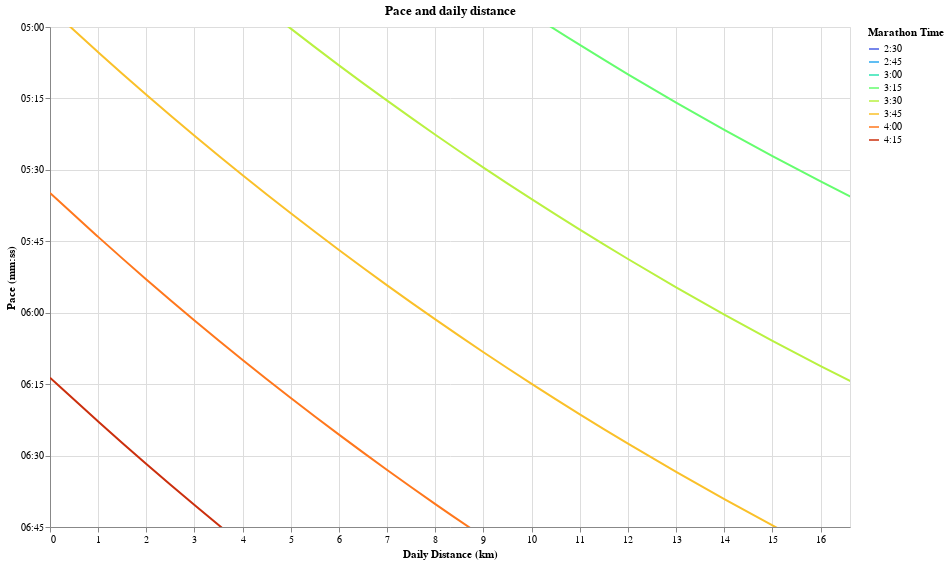

Notebook code cell kept with this figure:
### Code cell
marathon_times = (
    alt.Chart(times_df)
    .mark_line(interpolate="basis")
    .encode(
        x=alt.X(
            "km_day:Q",
            title="Daily Distance (km)",
            scale=alt.Scale(
                domain=[0, daily_df.loc[start_date:last_date].distance_km.max()]
            ),
        ),
        y=alt.Y(
            "pace:Q",
            title="Pace (mm:ss)",
            scale=alt.Scale(
                reverse=True,
                zero=False,
                domain=(300, 405),
            ),
            axis=alt.Axis(
                values=pace_ticks_values,
                labelExpr="datum.value > 0 ? timeFormat(datum.value * 1000, '%M:%S') : ''",
            ),
        ),
        color=alt.Color(
            "marathon_time:N",
            title="Marathon Time",
            scale=alt.Scale(scheme="turbo"),
            legend=alt.Legend(
                labelExpr="floor(datum.value) + ':' + (floor((datum.value % 1) * 60) < 10 ? '0' : '') + floor((datum.value % 1) * 60)"
            ),
        ),
        tooltip=[
            alt.Tooltip("km_day:Q", title="Distance (km)"),
            alt.Tooltip("formatted_pace:N", title="Pace (mm:ss)"),
            alt.Tooltip("marathon_time:Q", title="Marathon time (hours)"),
        ],
    )
    .properties(width=800, height=500, title="Pace and daily distance")
    .interactive()
)

marathon_times.show()

### Figure 1 — Vega-Lite specification as saved in the notebook (floating-point values rounded to 4 significant figures; data arrays with more than 128 entries replaced by an {"elided": "..."} marker saying what was removed)
{"config": {"view": {"continuousWidth": 300, "continuousHeight": 300}}, "data": {"name": "data-12b766e5ae5d6d30aa3f53cb02070fd0"}, "mark": {"type": "line", "interpolate": "basis"}, "encoding": {"color": {"field": "marathon_time", "legend": {"labelExpr": "floor(datum.value) + ':' + (floor((datum.value % 1) * 60) < 10 ? '0' : '') + floor((datum.value % 1) * 60)"}, "scale": {"scheme": "turbo"}, "title": "Marathon Time", "type": "nominal"}, "tooltip": [{"field": "km_day", "title": "Distance (km)", "type": "quantitative"}, {"field": "formatted_pace", "title": "Pace (mm:ss)", "type": "nominal"}, {"field": "marathon_time", "title": "Marathon time (hours)", "type": "quantitative"}], "x": {"field": "km_day", "scale": {"domain": [0, 16.61]}, "title": "Daily Distance (km)", "type": "quantitative"}, "y": {"axis": {"labelExpr": "datum.value > 0 ? timeFormat(datum.value * 1000, '%M:%S') : ''", "values": [240, 255, 270, 285, 300, 315, 330, 345, 360, 375, 390, 405, 420, 435, 450, 465]}, "field": "pace", "scale": {"domain": [300, 405], "reverse": true, "zero": false}, "title": "Pace (mm:ss)", "type": "quantitative"}}, "height": 500, "params": [{"name": "param_7", "select": {"type": "interval", "encodings": ["x", "y"]}, "bind": "scales"}], "title": "Pace and daily distance", "width": 800, "$schema": "https://vega.github.io/schema/vega-lite/v5.17.0.json", "datasets": {"data-12b766e5ae5d6d30aa3f53cb02070fd0": {"elided": "400 records"}}}
